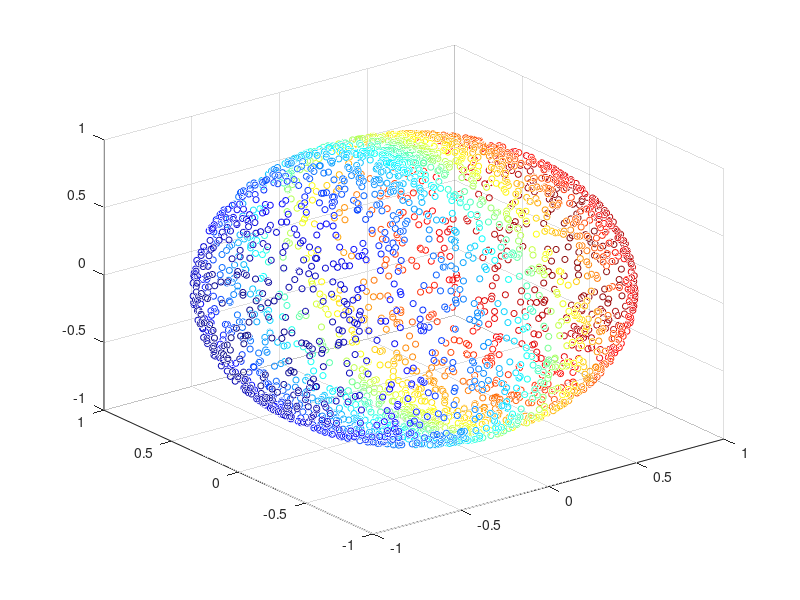

Write the MATLAB code that produced this figure. (Note: this script raises an error after producing the figure.)

close all
clc
clear all

% For reproducibility
load('rngDemo3.mat');
rng(s5);

FS=14;
N=3000;
cmap = jet(N);

% Data generation
theta= rand (N,1)*2*pi;
fai= rand(N,1)*2*pi;
X =[sin(theta).*cos(fai),sin(theta).*sin(fai),cos(theta)];
[x,I]=sort(X(:,1));
y=X(I,2);
z=X(I,3);
data=[x y z];

figure
scatter3(data(:,1),data(:,2),data(:,3),20,cmap)



reduced_dim=2;neighbor_num=12;

% LLE
[lle_Out] = lle(data',neighbor_num,reduced_dim);
lle_Out=lle_Out';
figure
scatter(lle_Out(:,1),lle_Out(:,2),20,cmap);set(gca,'FontSize',FS)
xlabel('LLE1')
ylabel('LLE2')
set(gca,'xtick',[])
set(gca,'ytick',[])

% Isomap
[iso_Out,~]=isomap(data,reduced_dim,neighbor_num);
iso_Out=iso_Out';

figure
scatter(iso_Out(1,:),iso_Out(2,:),20,cmap)
set(gca,'FontSize',FS)
xlabel('Iso1')
ylabel('Iso2')
set(gca,'xtick',[])
set(gca,'ytick',[])

% GSE
ref_Point=[1]; % Reference point for mapping
gse_Out=gse_nldr(data,reduced_dim,neighbor_num,ref_Point);


figure
scatter(gse_Out(:,1),gse_Out(:,2),20,cmap);set(gca,'FontSize',FS)
xlabel('GSE1')
ylabel('GSE2')
set(gca,'xtick',[])
set(gca,'ytick',[])
